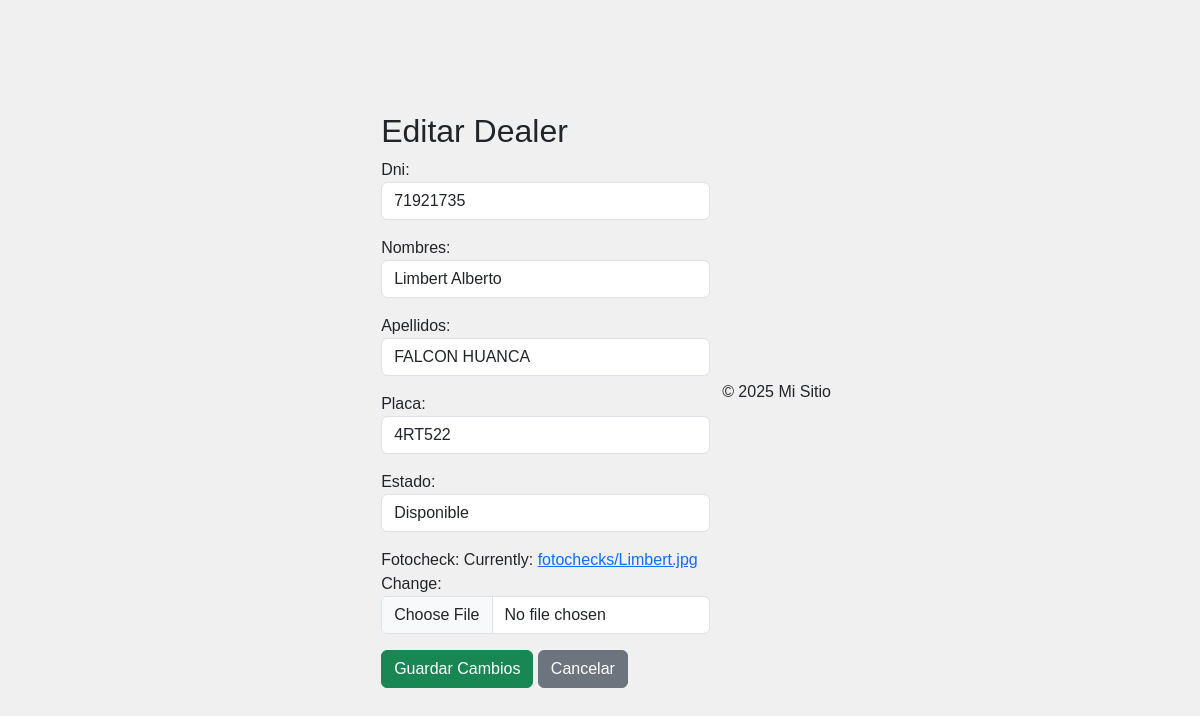
Before: /dealers/editar/5/ with the older database file.
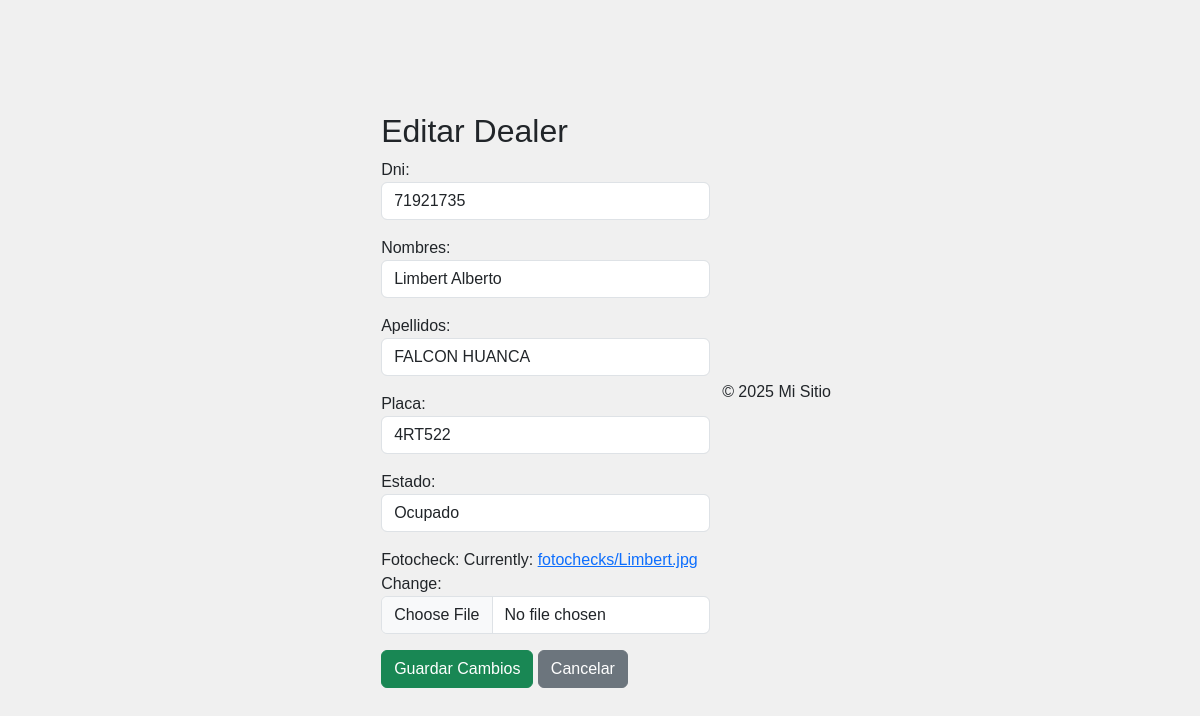
After: the same page with the newer database file.
### app_apay/models.py (models this page shows, shortened)
class Dealer(models.Model):
    ESTADO_CHOICES = [
        ('DISPONIBLE', 'Disponible'),
        ('OCUPADO', 'Ocupado'),
    ]
    dni = models.CharField(max_length=8, unique=True)  # DNI del repartidor
    nombres = models.CharField(max_length=100)  # Nombres del repartidor
    apellidos = models.CharField(max_length=100)  # Apellidos del repartidor
    placa = models.CharField(max_length=10, unique=True)  # Placa del vehículo
    estado = models.CharField(max_length=10, choices=ESTADO_CHOICES, default='DISPONIBLE')  # Estado del repartidor
    fotocheck = models.ImageField(upload_to='fotochecks/')  # Foto del repartidor

### app_apay/views.py (the view)
# urls.py: path('dealers/editar/<int:id>/', views.editar_dealer, name='editar_dealer'),
def editar_dealer(request, id):
    dealer = get_object_or_404(Dealer, id=id)
    if request.method == 'POST':
        form = DealerForm(request.POST, request.FILES, instance=dealer)
        if form.is_valid():
            form.save()
            return redirect('listar_dealers')
    else:
        form = DealerForm(instance=dealer)
    return render(request, 'dealers/editar_dealer.html', {'form': form})

### app_apay/forms.py
class DealerForm(forms.ModelForm):
    class Meta:
        model = Dealer
        fields = ['dni', 'nombres', 'apellidos', 'placa', 'estado', 'fotocheck']
        widgets = {
            'dni': forms.TextInput(attrs={'class': 'form-control'}),
            'nombres': forms.TextInput(attrs={'class': 'form-control'}),
            'apellidos': forms.TextInput(attrs={'class': 'form-control'}),
            'placa': forms.TextInput(attrs={'class': 'form-control'}),
            'estado': forms.Select(attrs={'class': 'form-control'}),
            'fotocheck': forms.ClearableFileInput(attrs={'class': 'form-control'}),
        }

### app_apay/templates/dealers/editar_dealer.html (shortened to what this page needs)
{% extends "base.html" %}
{% block content %}
<div class="container">
    <h2>Editar Dealer</h2>
    <form method="post" enctype="multipart/form-data">
        {{ form.as_p }}
        <button type="submit" class="btn btn-success">Guardar Cambios</button>
        <a href="{% url 'listar_dealers' %}" class="btn btn-secondary">Cancelar</a>
    </form>
</div>
{% endblock %}

Changed rows visible on the page:
changed Dealer "Limbert Alberto": estado "Disponible" → "Ocupado"
